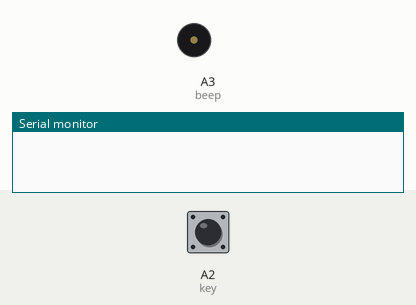
The sketch below on a simulated Arduino Uno, built with avr-gcc and run on an emulated ATmega328P. On the bench: buzzer (waves = sounding, pin HIGH), the last lines printed to the serial monitor. The inputs (shaded band) are chosen by the test bench; at power-on: A2 (key) LOW.

Above: at 1.2 s.
1.3 s: A2 (key) pulled HIGH for 0.15 s
At 2.1 s:
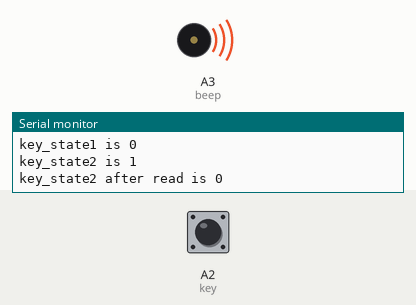
2.9 s: A2 (key) pulled HIGH for 1 s
At 3.3 s:
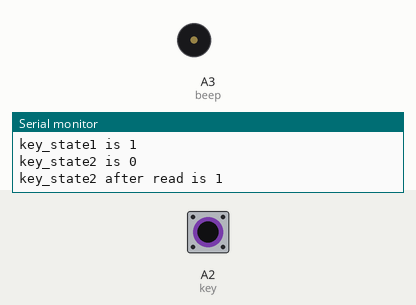
5.4 s: A2 (key) pulled HIGH for 3.2 s
At 6.4 s:
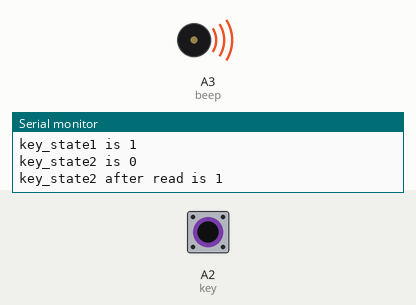
Timing chart, 0 to 8.4 s (numbered marks = the images above; inputs shaded):
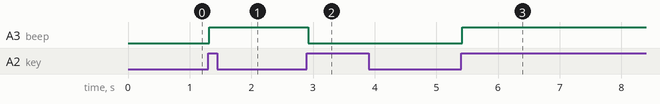

Measured:
- after the input at 1.3 s, A3 (beep): LOW → HIGH at once
- after the input at 2.9 s, A3 (beep): HIGH → LOW at once
- after the input at 5.4 s, A3 (beep): LOW → HIGH at once

The sketch:

debounce.ino
```cpp
int beep = A3;
int key = A2;
int key_state1 = 0;
int key_state2 = 0;
int key_stable = 0;
int beep_state= 0;
void setup() {
  // put your setup code here, to run once:
  pinMode(beep, OUTPUT);
  pinMode(key, INPUT);
  Serial.begin(115200);
}

void loop() {
  // put your main code here, to run repeatedly:
  key_state1 = digitalRead(A2);
  if (key_state1 != key_state2)
  {
    Serial.print("key_state1 is ");
    Serial.println(key_state1);
    Serial.print("key_state2 is ");
    Serial.println(key_state2);
    delay(20);
    key_state2 = digitalRead(A2);
    Serial.print("key_state2 after read is ");
    Serial.println(key_state2);
    if (key_state1 == key_state2)
    {
      key_stable = key_state2;
    }
  }

  if (key_stable)
  {
    if (beep_state)
    {
      digitalWrite(beep, LOW);
      beep_state = 0;
    }
    else
    {
      digitalWrite(beep, HIGH);
      beep_state = 1;
    }
    key_stable = 0;
  }
 // delay (1000);
}
```
